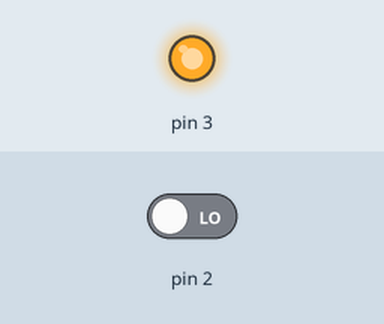
A sketch run on a simulated Arduino Uno, built with avr-gcc and run on an emulated ATmega328P. Shown: output pins drawn as LEDs (lit = HIGH). The inputs (shaded band) are chosen by the test bench; at power-on: pin 2 LOW.

Above: at 1.4 s.
1.5 s: pin 2 driven HIGH
At 2.2 s:
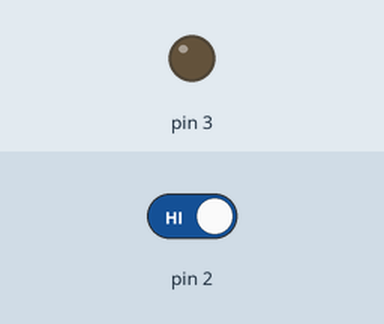
3.0 s: pin 2 driven LOW
At 3.3 s:
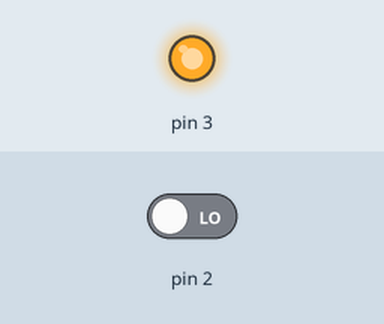
Timing chart, 0 to 6.0 s (numbered marks = the images above; inputs shaded):
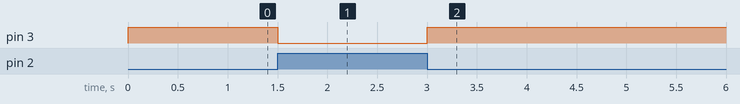

Measured:
- after the input at 1.5 s, pin 3: HIGH → LOW at once
- after the input at 3.0 s, pin 3: LOW → HIGH at once

The sketch:

buzzer_controller.ino
```cpp
void setup() {
  pinMode(2, INPUT);
  pinMode(3, OUTPUT);
  digitalWrite(3, HIGH);
  Serial.begin(9600);

}

void loop() {
  if(digitalRead(2)==HIGH){
    digitalWrite(3, LOW);
  }else{
    digitalWrite(3, HIGH);
  }
  delay(300);
}
```
